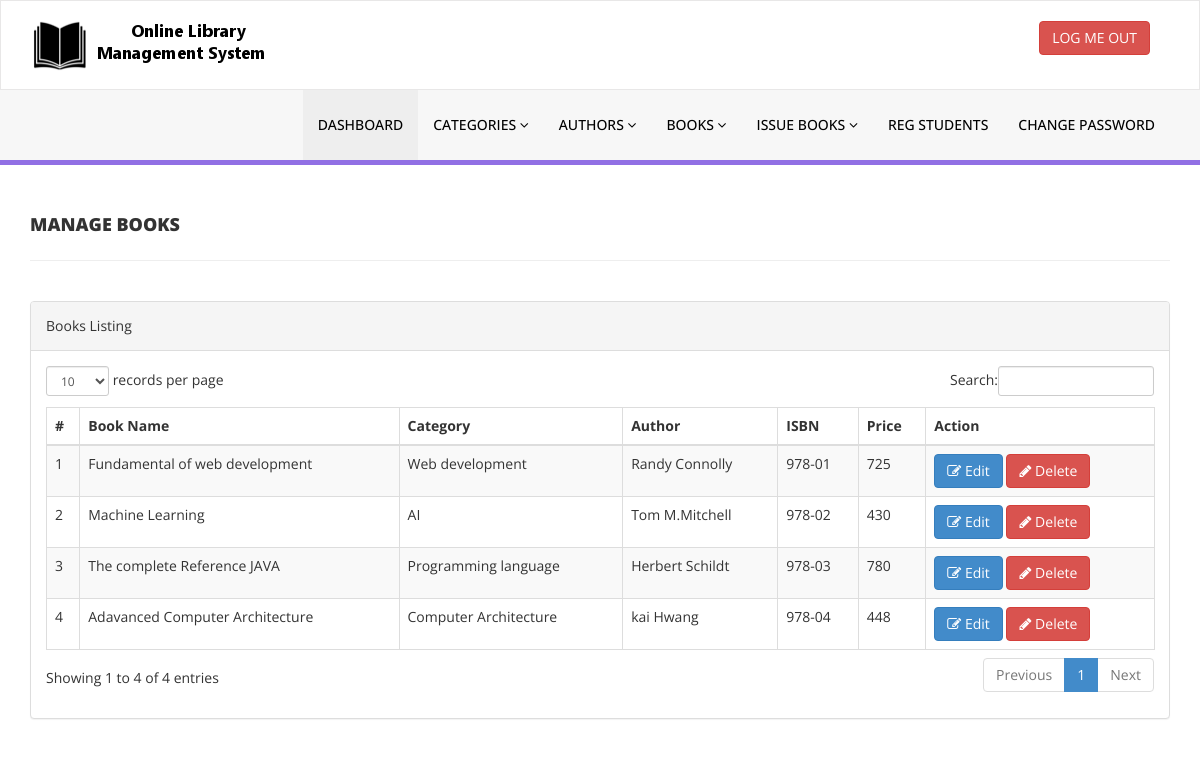
The app's page /library/admin/manage-books.php (signed in) with its own data.
### tables this page shows
CREATE TABLE `tblbooks` (
  `id` int(11) NOT NULL,
  `BookName` varchar(255) DEFAULT NULL,
  `CatId` int(11) DEFAULT NULL,
  `AuthorId` int(11) DEFAULT NULL,
  `ISBNNumber` varchar(20) DEFAULT NULL,
  `BookPrice` int(11) DEFAULT NULL,
  `RegDate` timestamp NULL DEFAULT current_timestamp(),
  `UpdationDate` timestamp NULL DEFAULT NULL ON UPDATE current_timestamp()
);

CREATE TABLE `tblcategory` (
  `id` int(11) NOT NULL,
  `CategoryName` varchar(150) DEFAULT NULL,
  `Status` int(1) DEFAULT NULL,
  `CreationDate` timestamp NULL DEFAULT current_timestamp(),
  `UpdationDate` timestamp NULL DEFAULT '0000-00-00 00:00:00' ON UPDATE current_timestamp()
);

CREATE TABLE `tblauthors` (
  `id` int(11) NOT NULL,
  `AuthorName` varchar(159) DEFAULT NULL,
  `creationDate` timestamp NULL DEFAULT current_timestamp(),
  `UpdationDate` timestamp NULL DEFAULT NULL ON UPDATE current_timestamp()
);

### library/admin/manage-books.php (the view, shortened to what this page needs)
<?php
include('includes/config.php');
if(strlen($_SESSION['alogin'])==0)
    {
header('location:index.php');
}
else{
    ?>
<!DOCTYPE html>
<html xmlns="http://www.w3.org/1999/xhtml">
<head>
    <link href="assets/css/bootstrap.css" rel="stylesheet" />
    <link href="assets/css/font-awesome.css" rel="stylesheet" />
    <link href="assets/js/dataTables/dataTables.bootstrap.css" rel="stylesheet" />
    <link href="assets/css/style.css" rel="stylesheet" />
</head>
<body>
<?php include('includes/header.php');?>
    <div class="content-wrapper">
         <div class="container">
        <div class="row pad-botm">
            <div class="col-md-12">
                <h4 class="header-line">Manage Books</h4>
    </div>
     <div class="row">
</div>
        </div>
            <div class="row">
                <div class="col-md-12">
                    <div class="panel panel-default">
                        <div class="panel-heading">
                           Books Listing
                        </div>
                        <div class="panel-body">
                            <div class="table-responsive">
                                <table class="table table-striped table-bordered table-hover" id="dataTables-example">
                                    <thead>
                                        <tr>
                                            <th>#</th>
                                            <th>Book Name</th>
                                            <th>Category</th>
                                            <th>Author</th>
                                            <th>ISBN</th>
                                            <th>Price</th>
                                            <th>Action</th>
                                        </tr>
                                    </thead>
                                    <tbody>
<?php $sql = "SELECT tblbooks.BookName,tblcategory.CategoryName,tblauthors.AuthorName,tblbooks.ISBNNumber,tblbooks.BookPrice,tblbooks.id as bookid from  tblbooks join tblcategory on tblcategory.id=tblbooks.CatId join tblauthors on tblauthors.id=tblbooks.AuthorId";
$query = $dbh -> prepare($sql);
$query->execute();
$results=$query->fetchAll(PDO::FETCH_OBJ);
$cnt=1;
if($query->rowCount() > 0)
{
foreach($results as $result)
{               ?>
                                        <tr class="odd gradeX">
                                            <td class="center"><?php echo htmlentities($cnt);?></td>
                                            <td class="center"><?php echo htmlentities($result->BookName);?></td>
                                            <td class="center"><?php echo htmlentities($result->CategoryName);?></td>
                                            <td class="center"><?php echo htmlentities($result->AuthorName);?></td>
                                            <td class="center"><?php echo htmlentities($result->ISBNNumber);?></td>
                                            <td class="center"><?php echo htmlentities($result->BookPrice);?></td>
                                            <td class="center">
                                            <a href="edit-book.php?bookid=<?php echo htmlentities($result->bookid);?>"><button class="btn btn-primary"><i class="fa fa-edit "></i> Edit</button>
                                          <a href="manage-books.php?del=<?php echo htmlentities($result->bookid);?>" onclick="return confirm('Are you sure you want to delete?');"" >  <button class="btn btn-danger"><i class="fa fa-pencil"></i> Delete</button>
                                            </td>
                                        </tr>
 <?php $cnt=$cnt+1;}} ?>
                                    </tbody>
                                </table>
                            </div>
                        </div>
                    </div>
                </div>
            </div>
    </div>
    </div>
</body>
</html>
<?php } ?>

### library/admin/assets/css/style.css (style rules this page uses)
.content-wrapper { margin-top: 40px; min-height:800px; padding-bottom:90px; }
.header-line { font-weight:900; padding-bottom:25px; border-bottom:1px solid #eeeeee; text-transform:uppercase; }
.pad-botm { padding-bottom:30px; }

### records on screen
tblbooks: BookName "Fundamental of web development", tblcategory.CategoryName "Web development", AuthorId.AuthorName "Randy Connolly", ISBNNumber "978-01", BookPrice "725"
tblbooks: BookName "Machine Learning", tblcategory.CategoryName "AI", AuthorId.AuthorName "Tom M.Mitchell", ISBNNumber "978-02", BookPrice "430"
tblbooks: BookName "The complete Reference JAVA", tblcategory.CategoryName "Programming language", AuthorId.AuthorName "Herbert Schildt", ISBNNumber "978-03", BookPrice "780"
tblbooks: BookName "Adavanced Computer Architecture", tblcategory.CategoryName "Computer Architecture", AuthorId.AuthorName "kai Hwang", ISBNNumber "978-04", BookPrice "448"
